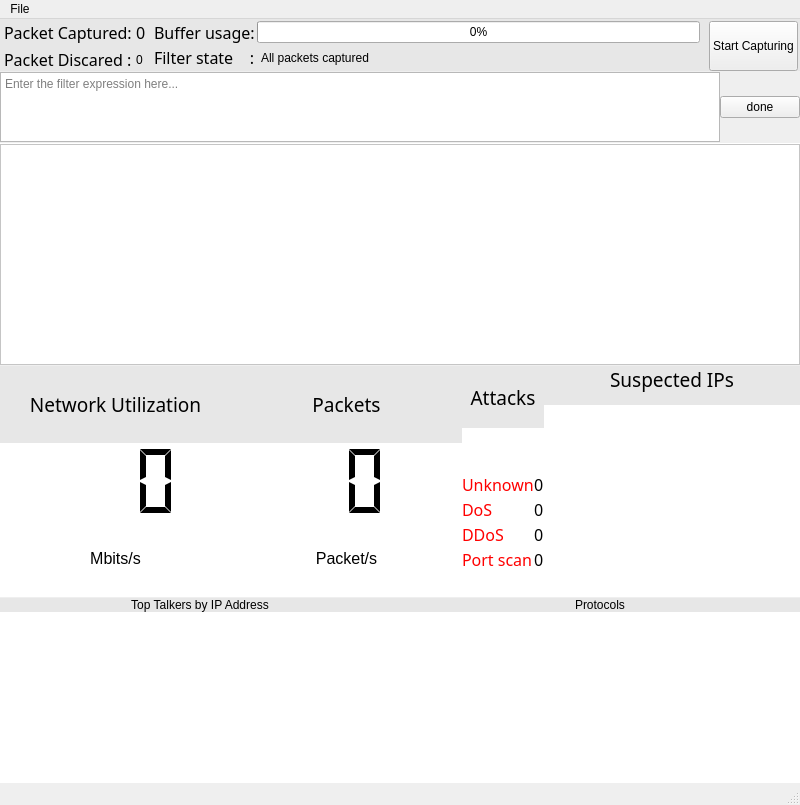
<?xml version="1.0" encoding="UTF-8"?>
<ui version="4.0">
 <class>MainWindow</class>
 <widget class="QMainWindow" name="MainWindow">
  <property name="geometry">
   <rect>
    <x>0</x>
    <y>0</y>
    <width>800</width>
    <height>805</height>
   </rect>
  </property>
  <property name="windowTitle">
   <string>IDS</string>
  </property>
  <widget class="QWidget" name="centralwidget">
   <property name="sizePolicy">
    <sizepolicy hsizetype="Preferred" vsizetype="Preferred">
     <horstretch>0</horstretch>
     <verstretch>0</verstretch>
    </sizepolicy>
   </property>
   <property name="styleSheet">
    <string notr="true">QWidget{
	alternate-background-color: rgb(0, 0, 0);
}</string>
   </property>
   <layout class="QVBoxLayout" name="verticalLayout">
    <property name="spacing">
     <number>1</number>
    </property>
    <property name="leftMargin">
     <number>0</number>
    </property>
    <property name="topMargin">
     <number>0</number>
    </property>
    <property name="rightMargin">
     <number>0</number>
    </property>
    <property name="bottomMargin">
     <number>0</number>
    </property>
    <item>
     <widget class="QFrame" name="summary_frame">
      <property name="sizePolicy">
       <sizepolicy hsizetype="Minimum" vsizetype="Minimum">
        <horstretch>0</horstretch>
        <verstretch>1</verstretch>
       </sizepolicy>
      </property>
      <property name="styleSheet">
       <string notr="true">QFrame{
	font: 190 12pt &quot;Noto Sans&quot;;

	selection-color: rgb(255, 255, 255);
	background-color: rgb(231, 231, 231);
}

QPushButton:on{
	font: 200 11pt &quot;Noto Sans&quot;;
	background-color: qlineargradient(spread:pad, x1:1, y1:0, x2:1, y2:0, stop:0 rgba(4, 224, 0, 85), stop:1 rgba(255, 255, 255, 255));
}

QPushButton:off{
	font: 200 11pt &quot;Noto Sans&quot;;
	color:white;
	background-color: background-color: qlineargradient(spread:pad, x1:1, 		y1:0, x2:1, y2:0, stop:0 rgba(255, 0, 0, 116), stop:1 rgba(255, 255, 255, 255));
}
</string>
      </property>
      <property name="frameShape">
       <enum>QFrame::NoFrame</enum>
      </property>
      <property name="frameShadow">
       <enum>QFrame::Plain</enum>
      </property>
      <layout class="QHBoxLayout" name="horizontalLayout_5">
       <property name="spacing">
        <number>6</number>
       </property>
       <property name="leftMargin">
        <number>2</number>
       </property>
       <property name="topMargin">
        <number>2</number>
       </property>
       <property name="rightMargin">
        <number>2</number>
       </property>
       <property name="bottomMargin">
        <number>0</number>
       </property>
       <item>
        <widget class="QFrame" name="packet_frame">
         <property name="frameShape">
          <enum>QFrame::NoFrame</enum>
         </property>
         <property name="frameShadow">
          <enum>QFrame::Plain</enum>
         </property>
         <layout class="QVBoxLayout" name="verticalLayout_2">
          <property name="spacing">
           <number>4</number>
          </property>
          <property name="leftMargin">
           <number>2</number>
          </property>
          <property name="topMargin">
           <number>0</number>
          </property>
          <property name="rightMargin">
           <number>2</number>
          </property>
          <property name="bottomMargin">
           <number>0</number>
          </property>
          <item>
           <layout class="QHBoxLayout" name="horizontalLayout_3">
            <item>
             <widget class="QLabel" name="packet_captured_label">
              <property name="font">
               <font>
                <family>Noto Sans</family>
                <pointsize>12</pointsize>
                <weight>37</weight>
                <italic>false</italic>
                <bold>false</bold>
                <kerning>true</kerning>
               </font>
              </property>
              <property name="styleSheet">
               <string notr="true">QLabel{
	font: 300 12pt &quot;Noto Sans&quot;;
}</string>
              </property>
              <property name="text">
               <string>Packet Captured:</string>
              </property>
             </widget>
            </item>
            <item>
             <widget class="QLabel" name="packet_captured_cnt_label">
              <property name="font">
               <font>
                <family>Noto Sans</family>
                <pointsize>12</pointsize>
                <weight>23</weight>
                <italic>false</italic>
                <bold>false</bold>
               </font>
              </property>
              <property name="text">
               <string>0</string>
              </property>
             </widget>
            </item>
           </layout>
          </item>
          <item>
           <layout class="QHBoxLayout" name="horizontalLayout_4">
            <item>
             <widget class="QLabel" name="packet_discarded_label">
              <property name="font">
               <font>
                <family>Noto Sans</family>
                <pointsize>12</pointsize>
                <weight>37</weight>
                <italic>false</italic>
                <bold>false</bold>
               </font>
              </property>
              <property name="styleSheet">
               <string notr="true">QLabel{
	font: 300 12pt &quot;Noto Sans&quot;;
}</string>
              </property>
              <property name="text">
               <string>Packet Discared :</string>
              </property>
             </widget>
            </item>
            <item>
             <widget class="QLabel" name="packet_discarded_cnt_label">
              <property name="text">
               <string>0</string>
              </property>
             </widget>
            </item>
           </layout>
          </item>
         </layout>
        </widget>
       </item>
       <item>
        <widget class="QFrame" name="frame">
         <property name="frameShape">
          <enum>QFrame::NoFrame</enum>
         </property>
         <property name="frameShadow">
          <enum>QFrame::Plain</enum>
         </property>
         <layout class="QVBoxLayout" name="verticalLayout_3">
          <property name="spacing">
           <number>2</number>
          </property>
          <property name="leftMargin">
           <number>0</number>
          </property>
          <property name="topMargin">
           <number>0</number>
          </property>
          <property name="rightMargin">
           <number>3</number>
          </property>
          <property name="bottomMargin">
           <number>2</number>
          </property>
          <item>
           <layout class="QHBoxLayout" name="horizontalLayout_6">
            <property name="bottomMargin">
             <number>0</number>
            </property>
            <item>
             <widget class="QLabel" name="label_5">
              <property name="font">
               <font>
                <family>Noto Sans</family>
                <pointsize>12</pointsize>
                <weight>37</weight>
                <italic>false</italic>
                <bold>false</bold>
               </font>
              </property>
              <property name="styleSheet">
               <string notr="true">QLabel{
	font: 300 12pt &quot;Noto Sans&quot;;
}</string>
              </property>
              <property name="text">
               <string>Buffer usage:</string>
              </property>
             </widget>
            </item>
            <item>
             <widget class="QProgressBar" name="buffer_usage_bar">
              <property name="sizePolicy">
               <sizepolicy hsizetype="Expanding" vsizetype="Fixed">
                <horstretch>0</horstretch>
                <verstretch>0</verstretch>
               </sizepolicy>
              </property>
              <property name="value">
               <number>0</number>
              </property>
             </widget>
            </item>
           </layout>
          </item>
          <item>
           <layout class="QHBoxLayout" name="horizontalLayout_7">
            <property name="spacing">
             <number>6</number>
            </property>
            <item>
             <widget class="QLabel" name="label_6">
              <property name="sizePolicy">
               <sizepolicy hsizetype="Preferred" vsizetype="Preferred">
                <horstretch>0</horstretch>
                <verstretch>0</verstretch>
               </sizepolicy>
              </property>
              <property name="font">
               <font>
                <family>Noto Sans</family>
                <pointsize>12</pointsize>
                <weight>37</weight>
                <italic>false</italic>
                <bold>false</bold>
               </font>
              </property>
              <property name="styleSheet">
               <string notr="true">QLabel{
	font: 300 12pt &quot;Noto Sans&quot;;
}</string>
              </property>
              <property name="text">
               <string>Filter state    :</string>
              </property>
             </widget>
            </item>
            <item>
             <widget class="QLabel" name="label_7">
              <property name="sizePolicy">
               <sizepolicy hsizetype="Preferred" vsizetype="Preferred">
                <horstretch>1</horstretch>
                <verstretch>0</verstretch>
               </sizepolicy>
              </property>
              <property name="text">
               <string>All packets captured</string>
              </property>
             </widget>
            </item>
           </layout>
          </item>
         </layout>
        </widget>
       </item>
       <item>
        <widget class="QPushButton" name="capture_button">
         <property name="sizePolicy">
          <sizepolicy hsizetype="Maximum" vsizetype="MinimumExpanding">
           <horstretch>0</horstretch>
           <verstretch>0</verstretch>
          </sizepolicy>
         </property>
         <property name="cursor">
          <cursorShape>ArrowCursor</cursorShape>
         </property>
         <property name="styleSheet">
          <string notr="true"/>
         </property>
         <property name="text">
          <string>Start Capturing</string>
         </property>
         <property name="checkable">
          <bool>true</bool>
         </property>
         <property name="checked">
          <bool>false</bool>
         </property>
        </widget>
       </item>
      </layout>
     </widget>
    </item>
    <item>
     <widget class="QFrame" name="filter_frame">
      <property name="sizePolicy">
       <sizepolicy hsizetype="Preferred" vsizetype="Preferred">
        <horstretch>0</horstretch>
        <verstretch>1</verstretch>
       </sizepolicy>
      </property>
      <property name="frameShape">
       <enum>QFrame::NoFrame</enum>
      </property>
      <property name="frameShadow">
       <enum>QFrame::Plain</enum>
      </property>
      <layout class="QHBoxLayout" name="horizontalLayout_8">
       <property name="spacing">
        <number>0</number>
       </property>
       <property name="leftMargin">
        <number>0</number>
       </property>
       <property name="topMargin">
        <number>0</number>
       </property>
       <property name="rightMargin">
        <number>0</number>
       </property>
       <property name="bottomMargin">
        <number>0</number>
       </property>
       <item>
        <widget class="QPlainTextEdit" name="filter_textedit">
         <property name="sizePolicy">
          <sizepolicy hsizetype="Minimum" vsizetype="Maximum">
           <horstretch>0</horstretch>
           <verstretch>0</verstretch>
          </sizepolicy>
         </property>
         <property name="backgroundVisible">
          <bool>false</bool>
         </property>
         <property name="placeholderText">
          <string>Enter the filter expression here...</string>
         </property>
        </widget>
       </item>
       <item>
        <widget class="QPushButton" name="done_button">
         <property name="sizePolicy">
          <sizepolicy hsizetype="Maximum" vsizetype="Maximum">
           <horstretch>0</horstretch>
           <verstretch>0</verstretch>
          </sizepolicy>
         </property>
         <property name="text">
          <string>done</string>
         </property>
        </widget>
       </item>
      </layout>
     </widget>
    </item>
    <item>
     <widget class="QFrame" name="graph_frame">
      <property name="sizePolicy">
       <sizepolicy hsizetype="Preferred" vsizetype="Preferred">
        <horstretch>0</horstretch>
        <verstretch>6</verstretch>
       </sizepolicy>
      </property>
      <property name="styleSheet">
       <string notr="true">QFrame{
	background-color: rgb(255, 255, 255);
}</string>
      </property>
      <property name="frameShape">
       <enum>QFrame::NoFrame</enum>
      </property>
      <property name="frameShadow">
       <enum>QFrame::Plain</enum>
      </property>
      <layout class="QGridLayout" name="gridLayout">
       <property name="leftMargin">
        <number>0</number>
       </property>
       <property name="topMargin">
        <number>1</number>
       </property>
       <property name="rightMargin">
        <number>0</number>
       </property>
       <property name="bottomMargin">
        <number>0</number>
       </property>
       <property name="spacing">
        <number>0</number>
       </property>
       <item row="0" column="0">
        <widget class="QChartView" name="Mbits_graph">
         <property name="sizePolicy">
          <sizepolicy hsizetype="Minimum" vsizetype="Minimum">
           <horstretch>0</horstretch>
           <verstretch>0</verstretch>
          </sizepolicy>
         </property>
        </widget>
       </item>
      </layout>
     </widget>
    </item>
    <item>
     <widget class="QFrame" name="current_frame">
      <property name="sizePolicy">
       <sizepolicy hsizetype="Preferred" vsizetype="Preferred">
        <horstretch>0</horstretch>
        <verstretch>5</verstretch>
       </sizepolicy>
      </property>
      <property name="frameShape">
       <enum>QFrame::NoFrame</enum>
      </property>
      <property name="frameShadow">
       <enum>QFrame::Plain</enum>
      </property>
      <layout class="QHBoxLayout" name="horizontalLayout_9">
       <property name="spacing">
        <number>0</number>
       </property>
       <property name="leftMargin">
        <number>0</number>
       </property>
       <property name="topMargin">
        <number>0</number>
       </property>
       <property name="rightMargin">
        <number>0</number>
       </property>
       <property name="bottomMargin">
        <number>0</number>
       </property>
       <item>
        <widget class="QFrame" name="frame_6">
         <property name="sizePolicy">
          <sizepolicy hsizetype="Preferred" vsizetype="Preferred">
           <horstretch>2</horstretch>
           <verstretch>0</verstretch>
          </sizepolicy>
         </property>
         <property name="styleSheet">
          <string notr="true">QFrame{
	
	background-color: rgb(255, 255, 255);
}</string>
         </property>
         <property name="frameShape">
          <enum>QFrame::NoFrame</enum>
         </property>
         <property name="frameShadow">
          <enum>QFrame::Plain</enum>
         </property>
         <layout class="QHBoxLayout" name="horizontalLayout">
          <property name="spacing">
           <number>0</number>
          </property>
          <property name="leftMargin">
           <number>0</number>
          </property>
          <property name="topMargin">
           <number>0</number>
          </property>
          <property name="rightMargin">
           <number>0</number>
          </property>
          <property name="bottomMargin">
           <number>0</number>
          </property>
          <item>
           <layout class="QVBoxLayout" name="verticalLayout_4">
            <item>
             <widget class="QLabel" name="label_8">
              <property name="font">
               <font>
                <family>Noto Sans</family>
                <pointsize>14</pointsize>
                <weight>23</weight>
                <italic>false</italic>
                <bold>false</bold>
               </font>
              </property>
              <property name="styleSheet">
               <string notr="true">QLabel{
	font: 190 14pt &quot;Noto Sans&quot;;
	background-color: rgb(231, 231, 231);
}</string>
              </property>
              <property name="text">
               <string>Network Utilization</string>
              </property>
              <property name="alignment">
               <set>Qt::AlignCenter</set>
              </property>
              <property name="wordWrap">
               <bool>true</bool>
              </property>
             </widget>
            </item>
            <item>
             <widget class="QLCDNumber" name="network_util_lcd">
              <property name="frameShadow">
               <enum>QFrame::Plain</enum>
              </property>
              <property name="lineWidth">
               <number>0</number>
              </property>
              <property name="smallDecimalPoint">
               <bool>true</bool>
              </property>
              <property name="digitCount">
               <number>3</number>
              </property>
              <property name="segmentStyle">
               <enum>QLCDNumber::Flat</enum>
              </property>
              <property name="value" stdset="0">
               <double>0.000000000000000</double>
              </property>
              <property name="intValue" stdset="0">
               <number>0</number>
              </property>
             </widget>
            </item>
            <item>
             <widget class="QLabel" name="label_9">
              <property name="font">
               <font>
                <pointsize>12</pointsize>
               </font>
              </property>
              <property name="lineWidth">
               <number>0</number>
              </property>
              <property name="text">
               <string>Mbits/s</string>
              </property>
              <property name="alignment">
               <set>Qt::AlignCenter</set>
              </property>
             </widget>
            </item>
           </layout>
          </item>
          <item>
           <layout class="QVBoxLayout" name="verticalLayout_7">
            <item>
             <widget class="QLabel" name="label_14">
              <property name="font">
               <font>
                <family>Noto Sans</family>
                <pointsize>14</pointsize>
                <weight>23</weight>
                <italic>false</italic>
                <bold>false</bold>
               </font>
              </property>
              <property name="styleSheet">
               <string notr="true">QLabel{
	font: 190 14pt &quot;Noto Sans&quot;;
	background-color: rgb(231, 231, 231);
}</string>
              </property>
              <property name="text">
               <string>Packets</string>
              </property>
              <property name="alignment">
               <set>Qt::AlignCenter</set>
              </property>
              <property name="wordWrap">
               <bool>true</bool>
              </property>
             </widget>
            </item>
            <item>
             <widget class="QLCDNumber" name="packet_s_lcd">
              <property name="font">
               <font>
                <pointsize>11</pointsize>
               </font>
              </property>
              <property name="frameShadow">
               <enum>QFrame::Plain</enum>
              </property>
              <property name="lineWidth">
               <number>0</number>
              </property>
              <property name="digitCount">
               <number>2</number>
              </property>
              <property name="segmentStyle">
               <enum>QLCDNumber::Flat</enum>
              </property>
              <property name="intValue" stdset="0">
               <number>0</number>
              </property>
             </widget>
            </item>
            <item>
             <widget class="QLabel" name="label_11">
              <property name="font">
               <font>
                <pointsize>12</pointsize>
               </font>
              </property>
              <property name="lineWidth">
               <number>0</number>
              </property>
              <property name="text">
               <string>Packet/s</string>
              </property>
              <property name="alignment">
               <set>Qt::AlignCenter</set>
              </property>
             </widget>
            </item>
           </layout>
          </item>
         </layout>
        </widget>
       </item>
       <item>
        <widget class="QFrame" name="frame_7">
         <property name="sizePolicy">
          <sizepolicy hsizetype="Preferred" vsizetype="Preferred">
           <horstretch>1</horstretch>
           <verstretch>0</verstretch>
          </sizepolicy>
         </property>
         <property name="autoFillBackground">
          <bool>false</bool>
         </property>
         <property name="styleSheet">
          <string notr="true">QFrame{
	
	background-color: rgb(255, 255, 255);
	border-left: 1px black;
}</string>
         </property>
         <property name="frameShape">
          <enum>QFrame::NoFrame</enum>
         </property>
         <property name="frameShadow">
          <enum>QFrame::Plain</enum>
         </property>
         <layout class="QHBoxLayout" name="horizontalLayout_11">
          <property name="spacing">
           <number>0</number>
          </property>
          <property name="leftMargin">
           <number>0</number>
          </property>
          <property name="topMargin">
           <number>0</number>
          </property>
          <property name="rightMargin">
           <number>0</number>
          </property>
          <property name="bottomMargin">
           <number>0</number>
          </property>
          <item>
           <layout class="QVBoxLayout" name="verticalLayout_12">
            <property name="spacing">
             <number>0</number>
            </property>
            <item>
             <widget class="QLabel" name="label_13">
              <property name="sizePolicy">
               <sizepolicy hsizetype="Preferred" vsizetype="Minimum">
                <horstretch>0</horstretch>
                <verstretch>0</verstretch>
               </sizepolicy>
              </property>
              <property name="font">
               <font>
                <family>Noto Sans</family>
                <pointsize>14</pointsize>
                <weight>23</weight>
                <italic>false</italic>
                <bold>false</bold>
               </font>
              </property>
              <property name="styleSheet">
               <string notr="true">QLabel{
	font: 190 14pt &quot;Noto Sans&quot;;
	background-color: rgb(231, 231, 231);
}</string>
              </property>
              <property name="text">
               <string>Attacks</string>
              </property>
              <property name="alignment">
               <set>Qt::AlignCenter</set>
              </property>
              <property name="margin">
               <number>20</number>
              </property>
             </widget>
            </item>
            <item>
             <widget class="QFrame" name="frame_3">
              <property name="sizePolicy">
               <sizepolicy hsizetype="Minimum" vsizetype="Fixed">
                <horstretch>0</horstretch>
                <verstretch>0</verstretch>
               </sizepolicy>
              </property>
              <property name="minimumSize">
               <size>
                <width>0</width>
                <height>10</height>
               </size>
              </property>
              <property name="styleSheet">
               <string notr="true">QFrame{
	
	background-color: rgb(255,255,255);
}</string>
              </property>
              <property name="frameShape">
               <enum>QFrame::NoFrame</enum>
              </property>
              <property name="frameShadow">
               <enum>QFrame::Plain</enum>
              </property>
             </widget>
            </item>
            <item>
             <layout class="QHBoxLayout" name="horizontalLayout_10">
              <property name="spacing">
               <number>0</number>
              </property>
              <property name="leftMargin">
               <number>0</number>
              </property>
              <property name="topMargin">
               <number>35</number>
              </property>
              <property name="bottomMargin">
               <number>26</number>
              </property>
              <item>
               <layout class="QVBoxLayout" name="verticalLayout_8">
                <property name="spacing">
                 <number>2</number>
                </property>
                <item>
                 <widget class="QLabel" name="packet_captured_label_3">
                  <property name="font">
                   <font>
                    <family>Noto Sans</family>
                    <pointsize>12</pointsize>
                    <weight>37</weight>
                    <italic>false</italic>
                    <bold>false</bold>
                    <kerning>true</kerning>
                   </font>
                  </property>
                  <property name="styleSheet">
                   <string notr="true">QLabel{
	font: 300 12pt &quot;Noto Sans&quot;;
	color:red
}</string>
                  </property>
                  <property name="text">
                   <string>Unknown</string>
                  </property>
                 </widget>
                </item>
                <item>
                 <widget class="QLabel" name="packet_captured_label_4">
                  <property name="font">
                   <font>
                    <family>Noto Sans</family>
                    <pointsize>12</pointsize>
                    <weight>37</weight>
                    <italic>false</italic>
                    <bold>false</bold>
                    <kerning>true</kerning>
                   </font>
                  </property>
                  <property name="styleSheet">
                   <string notr="true">QLabel{
	font: 300 12pt &quot;Noto Sans&quot;;
	color:red
}</string>
                  </property>
                  <property name="text">
                   <string>DoS</string>
                  </property>
                 </widget>
                </item>
                <item>
                 <widget class="QLabel" name="packet_captured_label_2">
                  <property name="font">
                   <font>
                    <family>Noto Sans</family>
                    <pointsize>12</pointsize>
                    <weight>37</weight>
                    <italic>false</italic>
                    <bold>false</bold>
                    <kerning>true</kerning>
                   </font>
                  </property>
                  <property name="styleSheet">
                   <string notr="true">QLabel{
	font: 300 12pt &quot;Noto Sans&quot;;
	color:red;
}</string>
                  </property>
                  <property name="text">
                   <string>DDoS</string>
                  </property>
                 </widget>
                </item>
                <item>
                 <widget class="QLabel" name="packet_captured_label_9">
                  <property name="font">
                   <font>
                    <family>Noto Sans</family>
                    <pointsize>12</pointsize>
                    <weight>37</weight>
                    <italic>false</italic>
                    <bold>false</bold>
                    <kerning>true</kerning>
                   </font>
                  </property>
                  <property name="styleSheet">
                   <string notr="true">QLabel{
	font: 300 12pt &quot;Noto Sans&quot;;
	color:red;
}</string>
                  </property>
                  <property name="text">
                   <string>Port scan</string>
                  </property>
                 </widget>
                </item>
               </layout>
              </item>
              <item>
               <layout class="QVBoxLayout" name="verticalLayout_11">
                <property name="spacing">
                 <number>2</number>
                </property>
                <item>
                 <widget class="QLabel" name="packet_captured_cnt_label_3">
                  <property name="font">
                   <font>
                    <family>Noto Sans</family>
                    <pointsize>12</pointsize>
                    <weight>50</weight>
                    <italic>false</italic>
                    <bold>false</bold>
                   </font>
                  </property>
                  <property name="text">
                   <string>0</string>
                  </property>
                 </widget>
                </item>
                <item>
                 <widget class="QLabel" name="packet_captured_cnt_label_4">
                  <property name="font">
                   <font>
                    <family>Noto Sans</family>
                    <pointsize>12</pointsize>
                    <weight>50</weight>
                    <italic>false</italic>
                    <bold>false</bold>
                   </font>
                  </property>
                  <property name="text">
                   <string>0</string>
                  </property>
                 </widget>
                </item>
                <item>
                 <widget class="QLabel" name="packet_captured_cnt_label_2">
                  <property name="font">
                   <font>
                    <family>Noto Sans</family>
                    <pointsize>12</pointsize>
                    <weight>50</weight>
                    <italic>false</italic>
                    <bold>false</bold>
                   </font>
                  </property>
                  <property name="text">
                   <string>0</string>
                  </property>
                 </widget>
                </item>
                <item>
                 <widget class="QLabel" name="packet_captured_cnt_label_9">
                  <property name="font">
                   <font>
                    <family>Noto Sans</family>
                    <pointsize>12</pointsize>
                    <weight>50</weight>
                    <italic>false</italic>
                    <bold>false</bold>
                   </font>
                  </property>
                  <property name="text">
                   <string>0</string>
                  </property>
                 </widget>
                </item>
               </layout>
              </item>
             </layout>
            </item>
           </layout>
          </item>
          <item>
           <layout class="QVBoxLayout" name="verticalLayout_6">
            <property name="spacing">
             <number>0</number>
            </property>
            <item>
             <widget class="QLabel" name="label_15">
              <property name="sizePolicy">
               <sizepolicy hsizetype="Preferred" vsizetype="Minimum">
                <horstretch>0</horstretch>
                <verstretch>0</verstretch>
               </sizepolicy>
              </property>
              <property name="font">
               <font>
                <family>Noto Sans</family>
                <pointsize>14</pointsize>
                <weight>23</weight>
                <italic>false</italic>
                <bold>false</bold>
               </font>
              </property>
              <property name="styleSheet">
               <string notr="true">QLabel{
	font: 190 14pt &quot;Noto Sans&quot;;
	background-color: rgb(231, 231, 231);
}</string>
              </property>
              <property name="lineWidth">
               <number>1</number>
              </property>
              <property name="text">
               <string>Suspected IPs                                                                                                           </string>
              </property>
              <property name="alignment">
               <set>Qt::AlignCenter</set>
              </property>
              <property name="wordWrap">
               <bool>true</bool>
              </property>
              <property name="margin">
               <number>22</number>
              </property>
             </widget>
            </item>
            <item>
             <widget class="QFrame" name="frame_2">
              <property name="sizePolicy">
               <sizepolicy hsizetype="Preferred" vsizetype="Fixed">
                <horstretch>0</horstretch>
                <verstretch>0</verstretch>
               </sizepolicy>
              </property>
              <property name="minimumSize">
               <size>
                <width>0</width>
                <height>12</height>
               </size>
              </property>
              <property name="styleSheet">
               <string notr="true">QFrame{
	
	background-color: rgb(231,231,231);
}</string>
              </property>
              <property name="frameShape">
               <enum>QFrame::NoFrame</enum>
              </property>
              <property name="frameShadow">
               <enum>QFrame::Plain</enum>
              </property>
             </widget>
            </item>
            <item>
             <widget class="QTextBrowser" name="textBrowser">
              <property name="sizePolicy">
               <sizepolicy hsizetype="Minimum" vsizetype="Maximum">
                <horstretch>0</horstretch>
                <verstretch>0</verstretch>
               </sizepolicy>
              </property>
              <property name="frameShape">
               <enum>QFrame::NoFrame</enum>
              </property>
             </widget>
            </item>
           </layout>
          </item>
         </layout>
        </widget>
       </item>
      </layout>
     </widget>
    </item>
    <item>
     <widget class="QFrame" name="statistic_frame">
      <property name="sizePolicy">
       <sizepolicy hsizetype="Preferred" vsizetype="Preferred">
        <horstretch>0</horstretch>
        <verstretch>5</verstretch>
       </sizepolicy>
      </property>
      <property name="styleSheet">
       <string notr="true">QFrame{
	
	background-color: rgb(255, 255, 255);
}</string>
      </property>
      <property name="frameShape">
       <enum>QFrame::NoFrame</enum>
      </property>
      <property name="frameShadow">
       <enum>QFrame::Plain</enum>
      </property>
      <layout class="QHBoxLayout" name="horizontalLayout_2">
       <property name="spacing">
        <number>0</number>
       </property>
       <property name="leftMargin">
        <number>0</number>
       </property>
       <property name="topMargin">
        <number>0</number>
       </property>
       <property name="rightMargin">
        <number>0</number>
       </property>
       <property name="bottomMargin">
        <number>0</number>
       </property>
       <item>
        <widget class="QFrame" name="frame_8">
         <property name="frameShape">
          <enum>QFrame::NoFrame</enum>
         </property>
         <property name="frameShadow">
          <enum>QFrame::Plain</enum>
         </property>
         <layout class="QGridLayout" name="gridLayout_3">
          <property name="leftMargin">
           <number>0</number>
          </property>
          <property name="topMargin">
           <number>0</number>
          </property>
          <property name="rightMargin">
           <number>0</number>
          </property>
          <property name="bottomMargin">
           <number>0</number>
          </property>
          <property name="spacing">
           <number>0</number>
          </property>
          <item row="1" column="0">
           <widget class="QChartView" name="top_ip_chart">
            <property name="frameShape">
             <enum>QFrame::NoFrame</enum>
            </property>
            <property name="frameShadow">
             <enum>QFrame::Plain</enum>
            </property>
           </widget>
          </item>
          <item row="0" column="0">
           <widget class="QLabel" name="label">
            <property name="styleSheet">
             <string notr="true">QLabel{
	font: 190 14pt &quot;Noto Sans&quot;;
	background-color: rgb(231, 231, 231);

}</string>
            </property>
            <property name="text">
             <string>Top Talkers by IP Address</string>
            </property>
            <property name="alignment">
             <set>Qt::AlignCenter</set>
            </property>
           </widget>
          </item>
         </layout>
        </widget>
       </item>
       <item>
        <widget class="QFrame" name="protocol_bar_frame">
         <property name="styleSheet">
          <string notr="true">QFrame{
	background-color: rgb(255, 255, 255);
}</string>
         </property>
         <property name="frameShape">
          <enum>QFrame::NoFrame</enum>
         </property>
         <property name="frameShadow">
          <enum>QFrame::Plain</enum>
         </property>
         <layout class="QGridLayout" name="gridLayout_4">
          <property name="leftMargin">
           <number>0</number>
          </property>
          <property name="topMargin">
           <number>0</number>
          </property>
          <property name="rightMargin">
           <number>0</number>
          </property>
          <property name="bottomMargin">
           <number>0</number>
          </property>
          <property name="spacing">
           <number>0</number>
          </property>
          <item row="1" column="0">
           <widget class="QChartView" name="protocol_bar_chart">
            <property name="frameShape">
             <enum>QFrame::NoFrame</enum>
            </property>
            <property name="frameShadow">
             <enum>QFrame::Plain</enum>
            </property>
           </widget>
          </item>
          <item row="0" column="0">
           <widget class="QLabel" name="label_2">
            <property name="styleSheet">
             <string notr="true">QLabel{
	font: 190 14pt &quot;Noto Sans&quot;;
	background-color: rgb(231, 231, 231);
}</string>
            </property>
            <property name="lineWidth">
             <number>0</number>
            </property>
            <property name="text">
             <string>Protocols</string>
            </property>
            <property name="alignment">
             <set>Qt::AlignCenter</set>
            </property>
           </widget>
          </item>
         </layout>
        </widget>
       </item>
      </layout>
     </widget>
    </item>
   </layout>
  </widget>
  <widget class="QMenuBar" name="menubar">
   <property name="geometry">
    <rect>
     <x>0</x>
     <y>0</y>
     <width>800</width>
     <height>38</height>
    </rect>
   </property>
   <widget class="QMenu" name="menuFile">
    <property name="title">
     <string>File</string>
    </property>
    <addaction name="actionQuit"/>
   </widget>
   <addaction name="menuFile"/>
  </widget>
  <widget class="QStatusBar" name="statusbar"/>
  <action name="actionQuit">
   <property name="text">
    <string>Quit</string>
   </property>
  </action>
 </widget>
 <customwidgets>
  <customwidget>
   <class>QChartView</class>
   <extends>QGraphicsView</extends>
   <header location="global">QtCharts</header>
  </customwidget>
 </customwidgets>
 <resources/>
 <connections/>
</ui>
